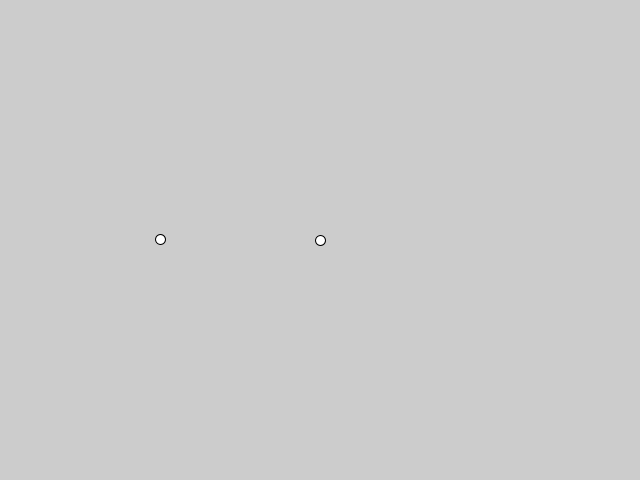
Frame 1 (no input)
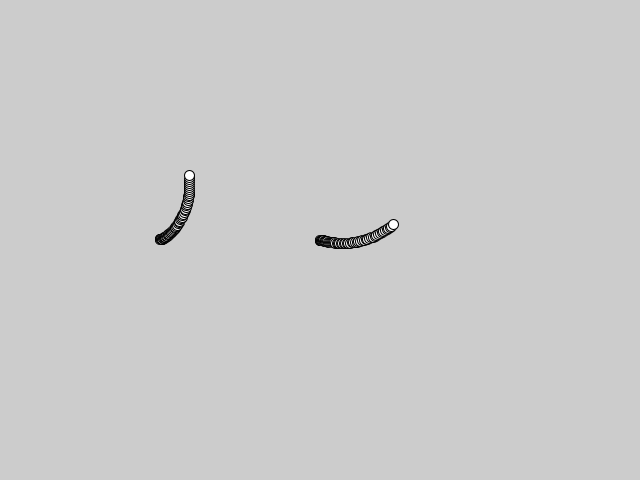
Frame 60 (the mouse pressed at the canvas centre just before this capture)
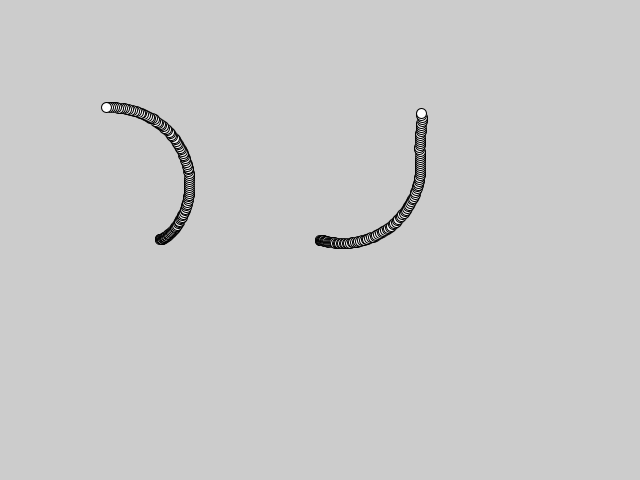
Frame 120 (the mouse held since frame 60 and released just before this capture)

The Processing sketch that drew these frames (run headless with seeded random() and noise(); from frame 60 on, the mouse is pressed at the canvas centre):

// Processing sketch: Mob_hans
// ── Mob_hans.pde
Mob hans; // star of the game
Mob egon;
void setup(){
size(640,480);
hans = new Mob(width/2,height/2);
egon = new Mob(width/4,height/2);
}
void draw(){

  hans.run();
  egon.run();

}

// ── Mob.pde

// Mobile Object for Soul game
class Mob{

  PVector pos; // position
  PVector vel = new PVector(1,1); // velosity
  PVector acc; //acceleration
  float wandertheta;
  float maxspeed;
  float maxforce;
  Mob(float _x, float _y){
  pos = new PVector(_x, _y);
  vel = new PVector(0,0);
  acc = new PVector(0,0);
  wandertheta = 0;
    maxspeed = 2;
    maxforce = 0.05;
  }
  
  Mob(PVector p){
  pos = p;
    vel = new PVector(0,0);
  acc = new PVector(0,0);
  wandertheta = 0;
    maxspeed = 2;
    maxforce = 0.05;
  
  }


  void display(){
  
    ellipse(pos.x, pos.y, 10,10);
  
  }
  
  void wander() {
    float wanderR = 50;         // Radius for our "wander circle"
    float wanderD = 180;         // Distance for our "wander circle"
    float change = 0.3;
    wandertheta += random(-change,change);     // Randomly change wander theta

    // Now we have to calculate the new position to steer towards on the wander circle
    PVector circlepos = vel.copy();    // Start with velocity
    circlepos.normalize();            // Normalize to get heading
    circlepos.mult(wanderD);          // Multiply by distance
    circlepos.add(pos);               // Make it relative to boid's position

    float h = vel.heading();        // We need to know the heading to offset wandertheta

    PVector circleOffSet = new PVector(wanderR*cos(wandertheta+h),wanderR*sin(wandertheta+h));
    PVector target = PVector.add(circlepos,circleOffSet);
    seek(target);

    
  }

  void seek(PVector target) {
    PVector desired = PVector.sub(target,pos);  // A vector pointing from the position to the target

    // Normalize desired and scale to maximum speed
    desired.normalize();
    desired.mult(maxspeed);
    // Steering = Desired minus Velocity
    PVector steer = PVector.sub(desired,vel);
    steer.limit(maxforce);  // Limit to maximum steering force

    applyForce(steer);
  }

  void applyForce(PVector force) {
    // We could add mass here if we want A = F / M
    acc.add(force);
  }
  
    void update() {
    // Update velocity
    vel.add(acc);
    // Limit speed
    vel.limit(maxspeed);
    pos.add(vel);
    // Reset accelertion to 0 each cycle
    acc.mult(0);
  }
  
  void run(){
 wander();
  update();
  display();
  }

}
